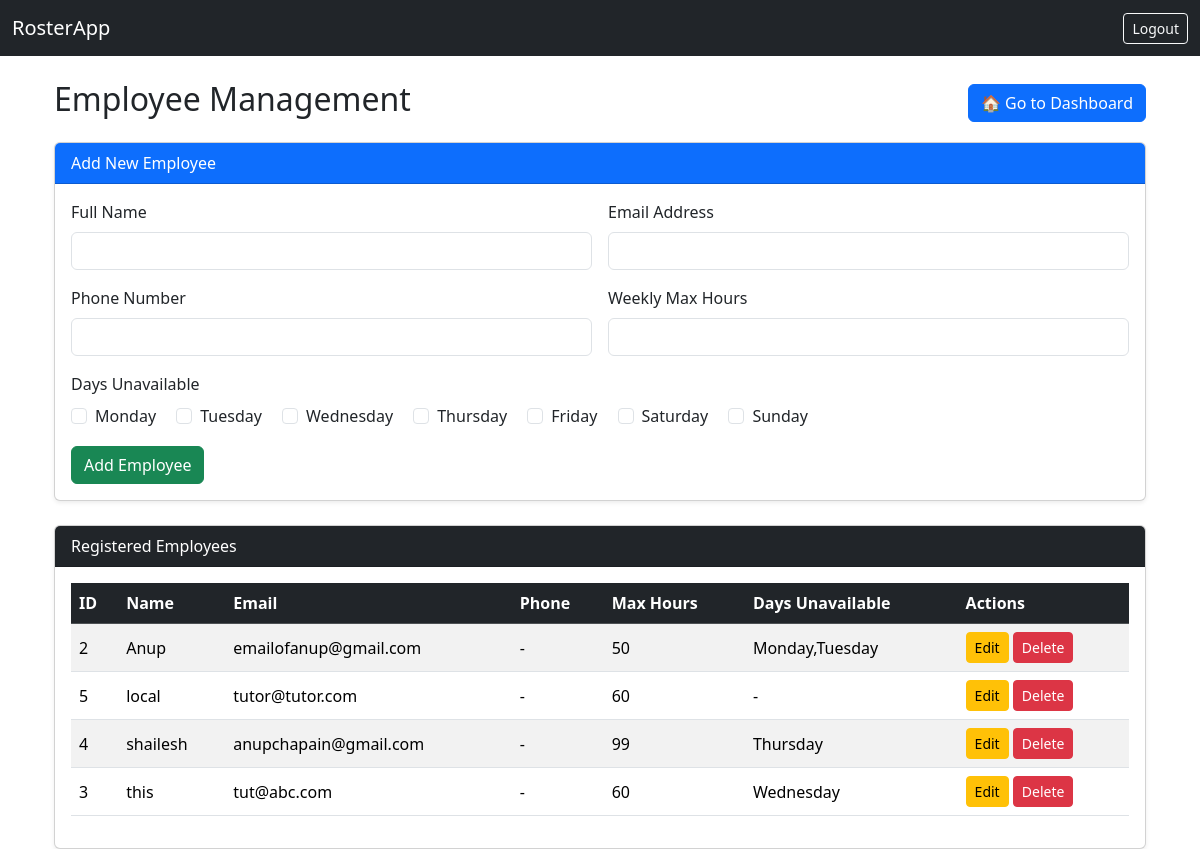
The app's page /employees (signed in) with its own data.
### tables this page shows
CREATE TABLE staff (
            staff_id         INTEGER PRIMARY KEY AUTOINCREMENT,
            name             TEXT NOT NULL,
            email            TEXT NOT NULL,
            phone_number     TEXT,
            max_hours        TEXT,
            days_unavailable TEXT
        );

### app/routes.py (the view)
@bp.route("/employees")
def employees():
    conn = get_db()
    cur = conn.cursor()
    cur.execute("SELECT * FROM staff ORDER BY name ASC")
    employees = cur.fetchall()
    return render_template("employees.html", employees=employees)

### app/database.py (called while the page is built)
def get_db():
    if 'db' not in g:
        db_path = current_app.config.get('DATABASE', 'roster.db')
        db_dir = os.path.dirname(db_path)
        if db_dir:
            os.makedirs(db_dir, exist_ok=True)
        g.db = sqlite3.connect(db_path)
        g.db.row_factory = sqlite3.Row
    return g.db

### app/routes.py (called while the page is built)
@bp.before_request
def require_login():
    if "manager_id" not in session and request.endpoint not in ("main.login", "main.static"):
        flash("Please log in to access this page.", "warning")
        return redirect(url_for("main.login"))

### app/templates/employees.html (shortened to what this page needs)
{% extends "base.html" %}
{% block content %}
<div class="container mt-4">
    <div class="d-flex justify-content-between align-items-center mb-3">
        <h2> Employee Management</h2>
        <a href="{{ url_for('main.dashboard') }}" class="btn btn-primary">🏠 Go to Dashboard</a>
    </div>
    <div class="card shadow-sm mb-4">
        <div class="card-header bg-primary text-white">
             Add New Employee
        </div>
        <div class="card-body">
            <form action="{{ url_for('main.add_employee') }}" method="post" class="row g-3">
                <div class="col-md-6">
                    <label for="name" class="form-label">Full Name</label>
                    <input type="text" name="name" id="name" class="form-control" required>
                </div>
                <div class="col-md-6">
                    <label for="email" class="form-label">Email Address</label>
                    <input type="email" name="email" id="email" class="form-control" required>
                </div>
                <div class="col-md-6">
                    <label for="phone" class="form-label">Phone Number</label>
                    <input type="text" name="phone" id="phone" class="form-control">
                </div>
                <div class="col-md-6">
                    <label for="max_hours" class="form-label">Weekly Max Hours</label>
                    <input type="text" name="max_hours" id="max_hours" class="form-control">
                </div>
                <div class="col-md-12">
                    <label class="form-label">Days Unavailable</label><br>
                    {% for day in ["Monday","Tuesday","Wednesday","Thursday","Friday","Saturday","Sunday"] %}
                    <div class="form-check form-check-inline">
                        <input class="form-check-input" type="checkbox" name="days_unavailable" value="{{ day }}" id="{{ day }}">
                        <label class="form-check-label" for="{{ day }}">{{ day }}</label>
                    </div>
                    {% endfor %}
                </div>
                <div class="col-12">
                    <button type="submit" class="btn btn-success">
                         Add Employee
                    </button>
                </div>
            </form>
        </div>
    </div>
    <div class="card shadow-sm">
        <div class="card-header bg-dark text-white">
             Registered Employees
        </div>
        <div class="card-body">
            {% if employees %}
            <table class="table table-striped table-hover align-middle">
                <thead class="table-dark">
                    <tr>
                        <th>ID</th>
                        <th>Name</th>
                        <th>Email</th>
                        <th>Phone</th>
                        <th>Max Hours</th>
                        <th>Days Unavailable</th>
                        <th>Actions</th>
                    </tr>
                </thead>
                <tbody>
                    {% for emp in employees %}
                    <tr>
                        <td>{{ emp['staff_id'] }}</td>
                        <td>{{ emp['name'] }}</td>
                        <td>{{ emp['email'] }}</td>
                        <td>{{ emp['phone_number'] or '-' }}</td>
                        <td>{{ emp['max_hours'] or '-' }}</td>
                        <td>{{ emp['days_unavailable'] or '-' }}</td>
                        <td>
                            <a href="{{ url_for('main.edit_employee', staff_id=emp['staff_id']) }}" class="btn btn-sm btn-warning">
                                 Edit
                            </a>
                            <form action="{{ url_for('main.delete_employee', staff_id=emp['staff_id']) }}" method="post" style="display:inline;">
                                <button type="submit" class="btn btn-sm btn-danger" onclick="return confirm('Are you sure you want to delete this employee?');">
                                     Delete
                                </button>
                            </form>
                        </td>
                    </tr>
                    {% endfor %}
                </tbody>
            </table>
            {% else %}
            <div class="alert alert-info text-center">No employees registered yet.</div>
            {% endif %}
        </div>
    </div>
</div>
{% endblock %}

### records on screen
staff: staff_id "2", name "Anup", email "emailofanup@gmail.com", phone_number "-", max_hours "50", days_unavailable "Monday,Tuesday"
staff: staff_id "5", name "local", email "tutor@tutor.com", phone_number "-", max_hours "60", days_unavailable "-"
staff: staff_id "4", name "shailesh", email "anupchapain@gmail.com", phone_number "-", max_hours "99", days_unavailable "Thursday"
staff: staff_id "3", name "this", email "tut@abc.com", phone_number "-", max_hours "60", days_unavailable "Wednesday"

### other values on screen
{{ day }} "Monday" "Tuesday" "Wednesday" "Thursday" "Friday" "Saturday" "Sunday"
